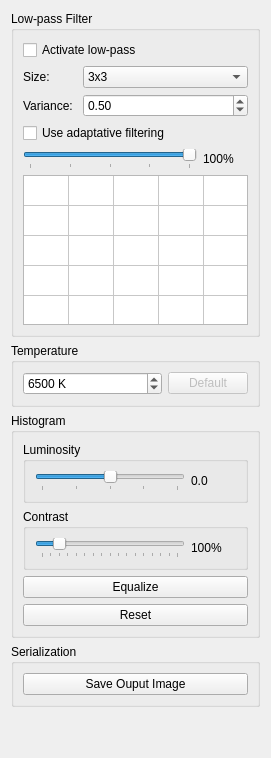
        <widget class="QWidget" name="postProdTab">
         <attribute name="title">
          <string>Post Prod</string>
         </attribute>
         <layout class="QVBoxLayout" name="verticalLayout_7">
          <item>
           <widget class="QGroupBox" name="lowpassFilterGroup">
            <property name="title">
             <string>Low-pass Filter</string>
            </property>
            <layout class="QVBoxLayout" name="verticalLayout_5">
             <item>
              <widget class="QCheckBox" name="activateLowpassCheck">
               <property name="text">
                <string>Activate low-pass</string>
               </property>
               <property name="checked">
                <bool>false</bool>
               </property>
              </widget>
             </item>
             <item>
              <widget class="QWidget" name="lowpassWidget" native="true">
               <property name="enabled">
                <bool>true</bool>
               </property>
               <layout class="QVBoxLayout" name="verticalLayout_6">
                <property name="leftMargin">
                 <number>0</number>
                </property>
                <property name="topMargin">
                 <number>0</number>
                </property>
                <property name="rightMargin">
                 <number>0</number>
                </property>
                <property name="bottomMargin">
                 <number>0</number>
                </property>
                <item>
                 <layout class="QFormLayout" name="lowpassLayout">
                  <item row="0" column="0">
                   <widget class="QLabel" name="lowpassSizeLabel">
                    <property name="text">
                     <string>Size: </string>
                    </property>
                   </widget>
                  </item>
                  <item row="0" column="1">
                   <widget class="QComboBox" name="lowpassSizeCombo">
                    <property name="enabled">
                     <bool>true</bool>
                    </property>
                    <item>
                     <property name="text">
                      <string>3x3</string>
                     </property>
                    </item>
                    <item>
                     <property name="text">
                      <string>5x5</string>
                     </property>
                    </item>
                   </widget>
                  </item>
                  <item row="1" column="0">
                   <widget class="QLabel" name="lowpassVarianceLabel">
                    <property name="text">
                     <string>Variance: </string>
                    </property>
                   </widget>
                  </item>
                  <item row="1" column="1">
                   <widget class="QDoubleSpinBox" name="lowpassVarianceSpin">
                    <property name="enabled">
                     <bool>true</bool>
                    </property>
                    <property name="maximum">
                     <double>5.000000000000000</double>
                    </property>
                    <property name="singleStep">
                     <double>0.100000000000000</double>
                    </property>
                    <property name="value">
                     <double>0.500000000000000</double>
                    </property>
                   </widget>
                  </item>
                 </layout>
                </item>
                <item>
                 <widget class="QCheckBox" name="useAdaptativeFilteringCheck">
                  <property name="text">
                   <string>Use adaptative filtering</string>
                  </property>
                 </widget>
                </item>
                <item>
                 <widget class="QWidget" name="adaptativeLayout" native="true">
                  <property name="enabled">
                   <bool>true</bool>
                  </property>
                  <layout class="QHBoxLayout" name="horizontalLayout_11">
                   <property name="leftMargin">
                    <number>0</number>
                   </property>
                   <property name="topMargin">
                    <number>0</number>
                   </property>
                   <property name="rightMargin">
                    <number>0</number>
                   </property>
                   <property name="bottomMargin">
                    <number>0</number>
                   </property>
                   <item>
                    <widget class="QSlider" name="adaptativeFactorSlider">
                     <property name="enabled">
                      <bool>true</bool>
                     </property>
                     <property name="maximum">
                      <number>100</number>
                     </property>
                     <property name="value">
                      <number>100</number>
                     </property>
                     <property name="orientation">
                      <enum>Qt::Horizontal</enum>
                     </property>
                     <property name="tickPosition">
                      <enum>QSlider::TicksBelow</enum>
                     </property>
                     <property name="tickInterval">
                      <number>25</number>
                     </property>
                    </widget>
                   </item>
                   <item>
                    <widget class="QLabel" name="adaptativeFactorLabel">
                     <property name="enabled">
                      <bool>true</bool>
                     </property>
                     <property name="minimumSize">
                      <size>
                       <width>45</width>
                       <height>0</height>
                      </size>
                     </property>
                     <property name="maximumSize">
                      <size>
                       <width>45</width>
                       <height>16777215</height>
                      </size>
                     </property>
                     <property name="text">
                      <string>100%</string>
                     </property>
                    </widget>
                   </item>
                  </layout>
                 </widget>
                </item>
                <item>
                 <widget class="QTableWidget" name="kernelTable">
                  <property name="minimumSize">
                   <size>
                    <width>225</width>
                    <height>150</height>
                   </size>
                  </property>
                  <property name="maximumSize">
                   <size>
                    <width>225</width>
                    <height>150</height>
                   </size>
                  </property>
                  <property name="verticalScrollBarPolicy">
                   <enum>Qt::ScrollBarAlwaysOff</enum>
                  </property>
                  <property name="horizontalScrollBarPolicy">
                   <enum>Qt::ScrollBarAlwaysOff</enum>
                  </property>
                  <attribute name="horizontalHeaderVisible">
                   <bool>false</bool>
                  </attribute>
                  <attribute name="horizontalHeaderDefaultSectionSize">
                   <number>45</number>
                  </attribute>
                  <attribute name="horizontalHeaderMinimumSectionSize">
                   <number>41</number>
                  </attribute>
                  <attribute name="verticalHeaderVisible">
                   <bool>false</bool>
                  </attribute>
                  <attribute name="verticalHeaderDefaultSectionSize">
                   <number>30</number>
                  </attribute>
                  <row>
                   <property name="text">
                    <string>x-2</string>
                   </property>
                  </row>
                  <row>
                   <property name="text">
                    <string>x-1</string>
                   </property>
                  </row>
                  <row>
                   <property name="text">
                    <string>x0</string>
                   </property>
                  </row>
                  <row>
                   <property name="text">
                    <string>x+1</string>
                   </property>
                  </row>
                  <row>
                   <property name="text">
                    <string>x+2</string>
                   </property>
                  </row>
                  <column>
                   <property name="text">
                    <string>y-2</string>
                   </property>
                  </column>
                  <column>
                   <property name="text">
                    <string>y-1</string>
                   </property>
                  </column>
                  <column>
                   <property name="text">
                    <string>y0</string>
                   </property>
                  </column>
                  <column>
                   <property name="text">
                    <string>y+1</string>
                   </property>
                  </column>
                  <column>
                   <property name="text">
                    <string>y+2</string>
                   </property>
                  </column>
                  <item row="0" column="0">
                   <property name="text">
                    <string/>
                   </property>
                   <property name="flags">
                    <set>NoItemFlags</set>
                   </property>
                  </item>
                 </widget>
                </item>
               </layout>
              </widget>
             </item>
            </layout>
           </widget>
          </item>
          <item>
           <widget class="QGroupBox" name="temperatureGroup">
            <property name="title">
             <string>Temperature</string>
            </property>
            <layout class="QHBoxLayout" name="horizontalLayout_9">
             <item>
              <widget class="QSpinBox" name="temperatureSpin">
               <property name="buttonSymbols">
                <enum>QAbstractSpinBox::UpDownArrows</enum>
               </property>
               <property name="suffix">
                <string> K</string>
               </property>
               <property name="minimum">
                <number>2000</number>
               </property>
               <property name="maximum">
                <number>20000</number>
               </property>
               <property name="singleStep">
                <number>250</number>
               </property>
               <property name="value">
                <number>6500</number>
               </property>
              </widget>
             </item>
             <item>
              <widget class="QPushButton" name="temperatureDefaultBtn">
               <property name="enabled">
                <bool>false</bool>
               </property>
               <property name="sizePolicy">
                <sizepolicy hsizetype="Maximum" vsizetype="Fixed">
                 <horstretch>0</horstretch>
                 <verstretch>0</verstretch>
                </sizepolicy>
               </property>
               <property name="text">
                <string>Default</string>
               </property>
              </widget>
             </item>
            </layout>
           </widget>
          </item>
          <item>
           <widget class="QGroupBox" name="histogramGroup">
            <property name="title">
             <string>Histogram</string>
            </property>
            <layout class="QVBoxLayout" name="verticalLayout_13">
             <item>
              <widget class="QGroupBox" name="luminosityGroup">
               <property name="title">
                <string>Luminosity</string>
               </property>
               <layout class="QHBoxLayout" name="horizontalLayout_12">
                <item>
                 <widget class="QSlider" name="luminositySlider">
                  <property name="maximum">
                   <number>100</number>
                  </property>
                  <property name="value">
                   <number>50</number>
                  </property>
                  <property name="orientation">
                   <enum>Qt::Horizontal</enum>
                  </property>
                  <property name="tickPosition">
                   <enum>QSlider::TicksBelow</enum>
                  </property>
                  <property name="tickInterval">
                   <number>25</number>
                  </property>
                 </widget>
                </item>
                <item>
                 <widget class="QLabel" name="luminosityLabel">
                  <property name="minimumSize">
                   <size>
                    <width>45</width>
                    <height>0</height>
                   </size>
                  </property>
                  <property name="maximumSize">
                   <size>
                    <width>45</width>
                    <height>16777215</height>
                   </size>
                  </property>
                  <property name="text">
                   <string>0.0</string>
                  </property>
                 </widget>
                </item>
               </layout>
              </widget>
             </item>
             <item>
              <widget class="QGroupBox" name="contrastGroup">
               <property name="title">
                <string>Contrast</string>
               </property>
               <layout class="QHBoxLayout" name="horizontalLayout_10">
                <item>
                 <widget class="QSlider" name="contrastSlider">
                  <property name="maximum">
                   <number>400</number>
                  </property>
                  <property name="value">
                   <number>50</number>
                  </property>
                  <property name="orientation">
                   <enum>Qt::Horizontal</enum>
                  </property>
                  <property name="tickPosition">
                   <enum>QSlider::TicksBelow</enum>
                  </property>
                  <property name="tickInterval">
                   <number>25</number>
                  </property>
                 </widget>
                </item>
                <item>
                 <widget class="QLabel" name="contrastLabel">
                  <property name="minimumSize">
                   <size>
                    <width>45</width>
                    <height>0</height>
                   </size>
                  </property>
                  <property name="maximumSize">
                   <size>
                    <width>45</width>
                    <height>16777215</height>
                   </size>
                  </property>
                  <property name="text">
                   <string>100%</string>
                  </property>
                 </widget>
                </item>
               </layout>
              </widget>
             </item>
             <item>
              <widget class="QPushButton" name="equalizeHistogramButton">
               <property name="text">
                <string>Equalize</string>
               </property>
              </widget>
             </item>
             <item>
              <widget class="QPushButton" name="resetHistogramButton">
               <property name="text">
                <string>Reset</string>
               </property>
              </widget>
             </item>
            </layout>
           </widget>
          </item>
          <item>
           <widget class="QGroupBox" name="serializationGroup_2">
            <property name="title">
             <string>Serialization</string>
            </property>
            <layout class="QVBoxLayout" name="verticalLayout_10">
             <item>
              <widget class="QPushButton" name="saveButton">
               <property name="text">
                <string>Save Ouput Image</string>
               </property>
              </widget>
             </item>
            </layout>
           </widget>
          </item>
          <item>
           <spacer name="postProdSpacer">
            <property name="orientation">
             <enum>Qt::Vertical</enum>
            </property>
            <property name="sizeHint" stdset="0">
             <size>
              <width>20</width>
              <height>40</height>
             </size>
            </property>
           </spacer>
          </item>
         </layout>
        </widget>
